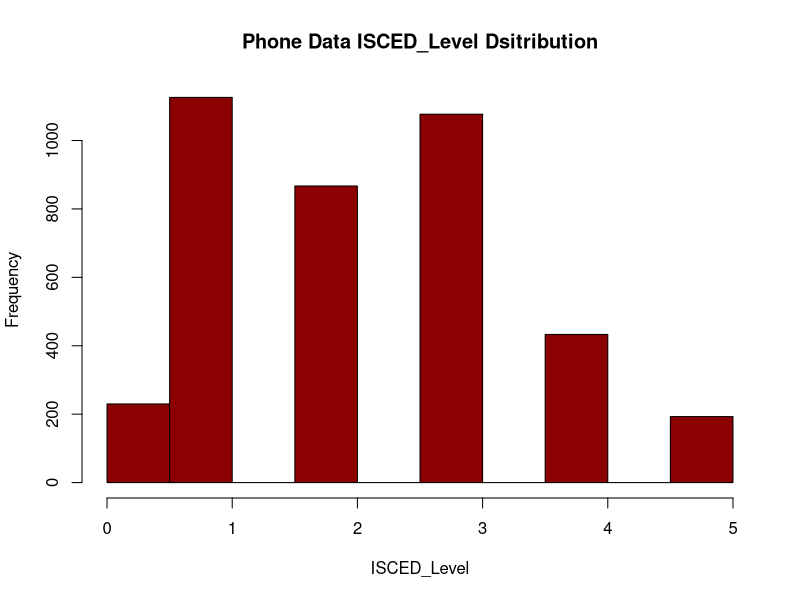
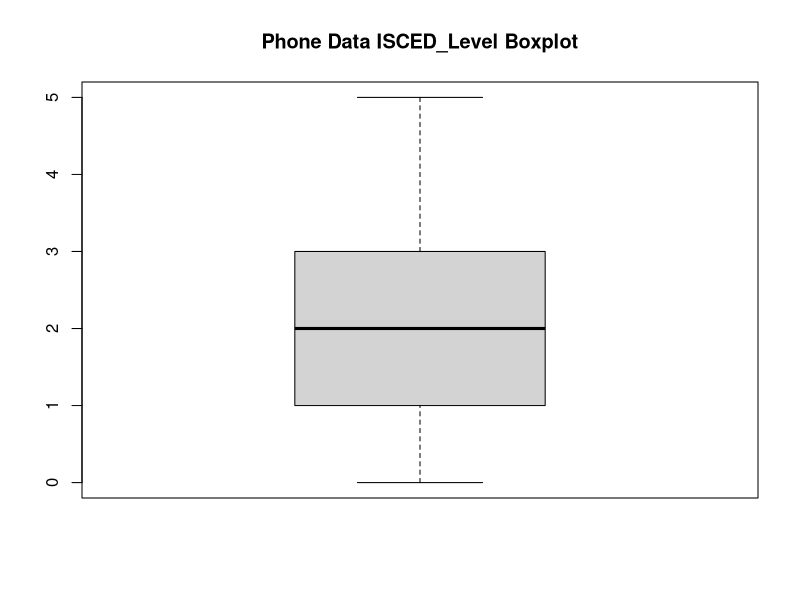
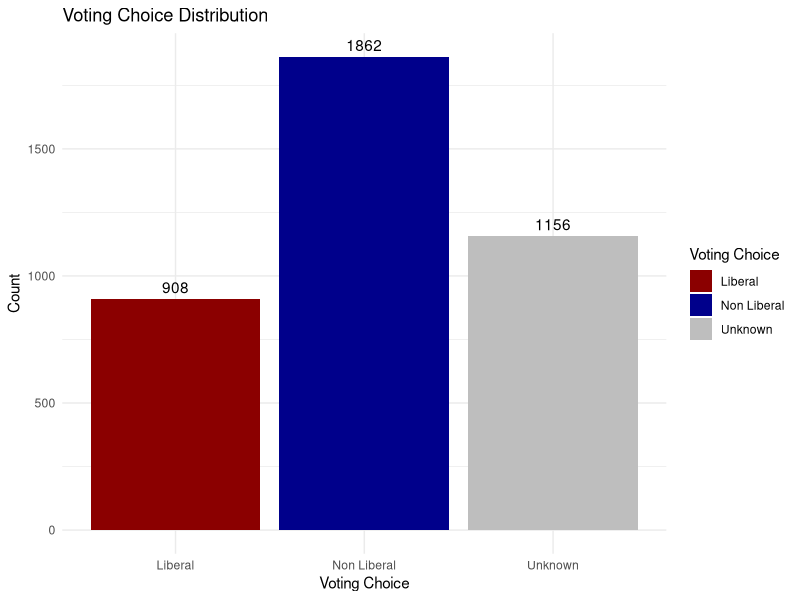
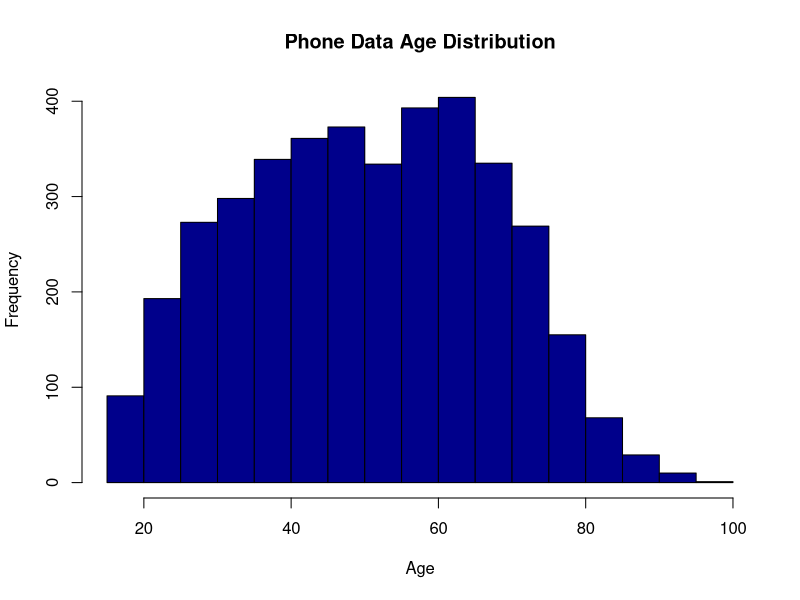
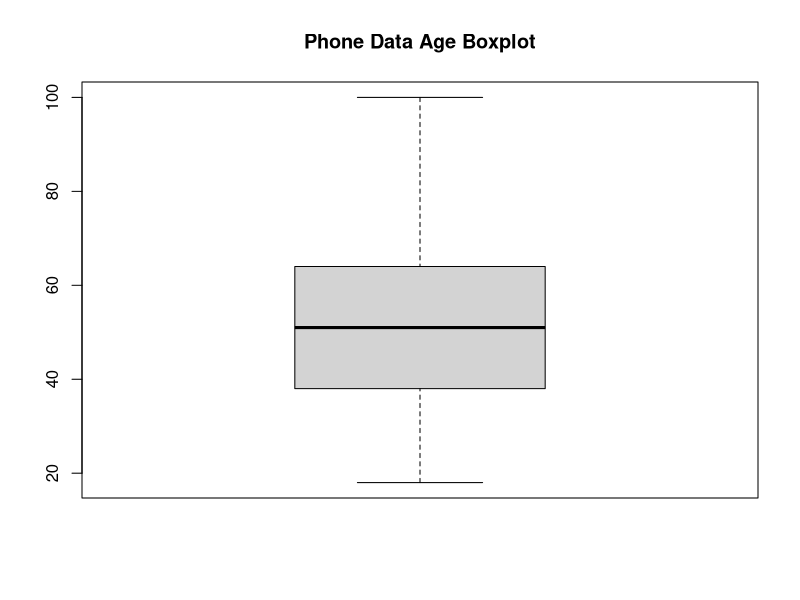
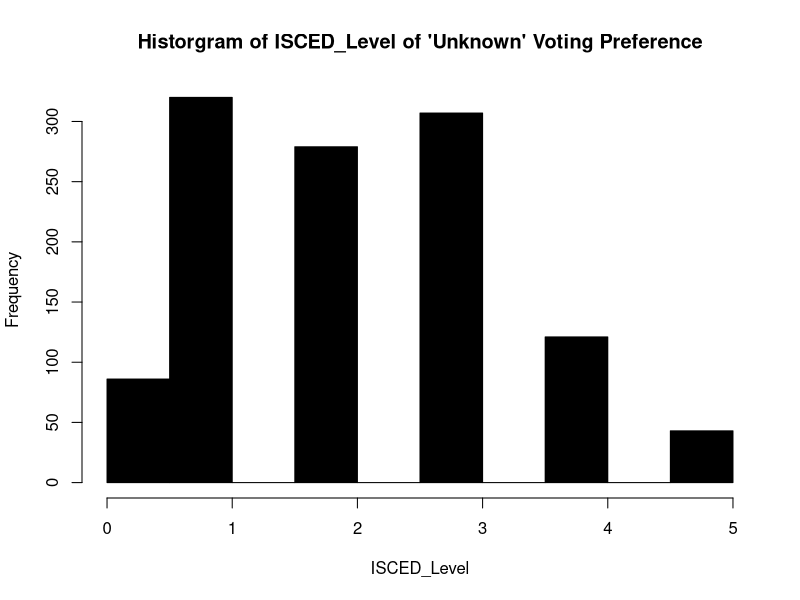
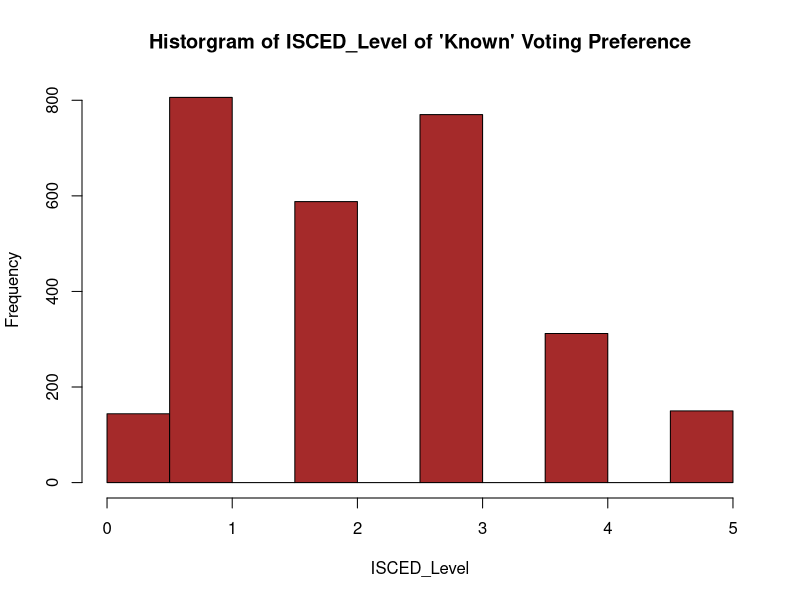

The R script that drew these images, in order:
## ---- chunk 1
library(tidyverse)
library(dplyr)
library(ggplot2)
library(broom)
library(knitr)

phone_data <- read_csv("ces_phone.csv")

## ---- chunk 2
#NA values in age, most likely to vote for (q11) and education level q(61)
na_count <- phone_data %>%
  summarize(
    q11 = sum(is.na(q11)),
    q61 = sum(is.na(q61)),
    age = sum(is.na(age))
  )

#removing NA values in q11 (81 is a low number)

phone_data <- phone_data %>% filter(!is.na(q11))

#Checking non response answers (-9, -8, -7 for q11 and q61) and valid age

no_response_count <- phone_data %>%
  summarize(
    q11 = sum(q11 < 0),
    q61 = sum(q61 < 0),
    # filtering out ages younger than 18
    age = sum(age < 18)
  )

#removing non response from q61 (11 is a small number)

phone_data <- phone_data %>% filter(q61 > 0)
## ---- chunk 3


# Data Cleaning: Convert q61 into ISCED
isced_mapping <- c(
  '1' = 0,  # ISCED 0 -> No school
  '2' = 0,  # ISCED 1 -> Some elem
  '3' = 0,  # ISCED 1 -> Elem
  '4' = 0,  # ISCED 2 -> Some high school
  '5' = 1,  # ISCED 3 -> High school diploma
  '6' = 1,  # ISCED 4 -> Some community college
  '7' = 2,  # ISCED 5 -> Community College
  '8' = 1,  # ISCED 6 -> Some university
  '9' = 3,  # ISCED 6 -> Bachelor
  '10' = 4,  # ISCED 7 -> Master
  '11' = 5  # ISCED 7 -> PHD
)

phone_data <- 
  phone_data %>%
  mutate(isced_level = isced_mapping[as.character(phone_data$q61)],
         voting_choice = case_when(
           phone_data$q11 == 1 ~ 'Liberal',
           phone_data$q11 < 0 ~ 'Unknown',
           phone_data$q11 != 1 ~ 'Non Liberal'
         ))

## ---- chunk 4

#Distribution of Isced Level

hist(phone_data$isced_level, main = "Phone Data ISCED_Level Dsitribution", xlab = 'ISCED_Level', col = "darkred")

boxplot(phone_data$isced_level,
        main = "Phone Data ISCED_Level Boxplot")

#Distribution of voting preference

vote_counts <- phone_data %>% group_by(voting_choice) %>% summarize(count = n())

ggplot(vote_counts, aes(x = voting_choice, y = count, fill = voting_choice)) +
  geom_bar(stat = "identity") +  # Create bar graph
  geom_text(aes(label = count), vjust = -0.5, color = "black") +  # Add labels
  labs(
    title = "Voting Choice Distribution",
    x = "Voting Choice",
    y = "Count",
    fill = "Voting Choice"
  ) +
  theme_minimal() + 
  scale_fill_manual(values = c("Liberal" = "darkred", "Non Liberal" = "darkblue", "Unknown" = "gray"))

#Age Distribution

hist(phone_data$age, main = "Phone Data Age Distribution", xlab = "Age", col = "darkblue")

boxplot(phone_data$age,
        main = "Phone Data Age Boxplot")
## ---- chunk 5
#Summary statistics
print("ISCED LEVEL")
summary(phone_data$isced_level)

print("AGE")
summary(phone_data$age)
## ---- chunk 6
phone_data_unknown <- phone_data %>% filter(voting_choice == 'Unknown')
phone_data_known <- phone_data %>% filter(voting_choice == 'Liberal' | voting_choice == 'Non Liberal')

#Unknown Dist
hist(phone_data_unknown$isced_level, main = "Historgram of ISCED_Level of 'Unknown' Voting Preference", xlab = 'ISCED_Level', col = "black")

#Known Dist
hist(phone_data_known$isced_level, main = "Historgram of ISCED_Level of 'Known' Voting Preference", xlab = 'ISCED_Level', col = "brown")
## ---- chunk 7
library(dplyr)

# Subset the data
phone_data_known <- phone_data %>% filter(voting_choice != 'Unknown')
phone_data_unknown <- phone_data %>% filter(voting_choice == 'Unknown')

t_test_result <- t.test(phone_data_known$isced_level, 
                        phone_data_unknown$isced_level, 
                        var.equal = FALSE)
print(t_test_result)

# p < 0.05, meaning there is a significant difference between including the unkown values and not including the unknown values, so unknown values should be included. 
## ---- chunk 8
# converting voted_liberal to factor binary (Liberal = 1, Non-Liberal = 0)
phone_data$voting_choice <- factor(phone_data$voting_choice, levels = c("Non Liberal", "Liberal"))

# Ensure that ISCED level and age are numeric
phone_data$isced_level <- as.numeric(phone_data$isced_level)
phone_data$age <- as.numeric(phone_data$age)

phone_data <- phone_data %>%
  mutate(voting_choice = case_when(
    voting_choice == "Liberal" ~ 1,
    TRUE ~ 0
  ))

phone_data <- phone_data %>%
  filter(!is.na(voting_choice))
## ---- chunk 9

# Here you can run code to calculate your Confidence Intervals.

library(survey)

# Calculate the sample size for each statum
strata_sample_size <- numeric(6)
for (level in 0:5) {
  strata_sample_size[level+1] <- sum(phone_data$isced_level == level)
}

# population size derived from Statistics Canada
phone_data <- phone_data %>% 
  mutate(pop_fpc = case_when(isced_level == 0 ~ 4899580, # No diploma
                             isced_level == 1 ~ 8097295, # High school diploma
                             isced_level == 2 ~ 9252800, # Postsecondary below Bachelor
                             isced_level == 3 ~ 5295360, # Bachelor diploma
                             isced_level == 4 ~ 1740605, # Master's diploma
                             isced_level == 5 ~ 279660)) %>% # Doctorate
  mutate(samp_wt = case_when(isced_level == 0 ~ 4899580/strata_sample_size[1],
                             isced_level == 1 ~ 8097295/strata_sample_size[2],
                             isced_level == 2 ~ 9252800/strata_sample_size[3],
                             isced_level == 3 ~ 5295360/strata_sample_size[4],
                             isced_level == 4 ~ 1740605/strata_sample_size[5],
                             isced_level == 5 ~ 279660/strata_sample_size[6]))

strata_design <- svydesign(id=~1, strata=~isced_level, weights=~samp_wt, fpc=~pop_fpc, data=phone_data)

svymean(~voting_choice, design=strata_design)
confint(svymean(~voting_choice, design=strata_design))
## ---- chunk 10
library(survey)

# Define the survey design
design <- svydesign(id = ~1, strata = ~isced_level, data = phone_data)

p_liberals <- mean(phone_data$voting_choice == "Liberal", na.rm = TRUE)
n_phone <- nrow(phone_data)
z <- 1.96

se_liberals <- sqrt((p_liberals * (1 - p_liberals)) / n_phone)
ci_Liberals <- c(p_liberals - z * se_liberals, p_liberals + z * se_liberals)
## ---- chunk 11
(exp(-2.133868375))/(1-exp(-2.133868375))
